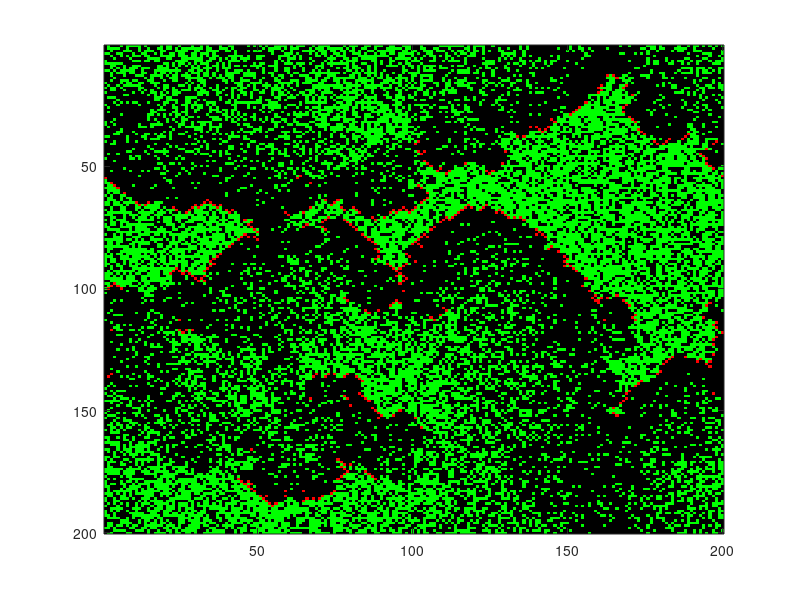

Source code (MATLAB):
% 
% 
% 

n = 200;
Pltg = 5e-6;
Pgrw = 1e-2;
NW = [n 1:n-1];
SE = [2:n   1];
veg = zeros(n);
imh = image( cat(3,(veg==1),(veg==2),zeros(n)) );
for i=1:3000
    num =            (veg(NW,:)==1) + ...
        (veg(:,NW)==1)     +      (veg(:,SE)==1) + ...
                     (veg(SE,:)==1);

    veg = 2*( (veg==2) | (veg==0 & rand(n)<Pgrw) ) - ...
            ( (veg==2) & (num >0 | rand(n)<Pltg) );

    set(imh, 'cdata', cat(3,(veg==1),(veg==2),zeros(n)) );
    drawnow
end
